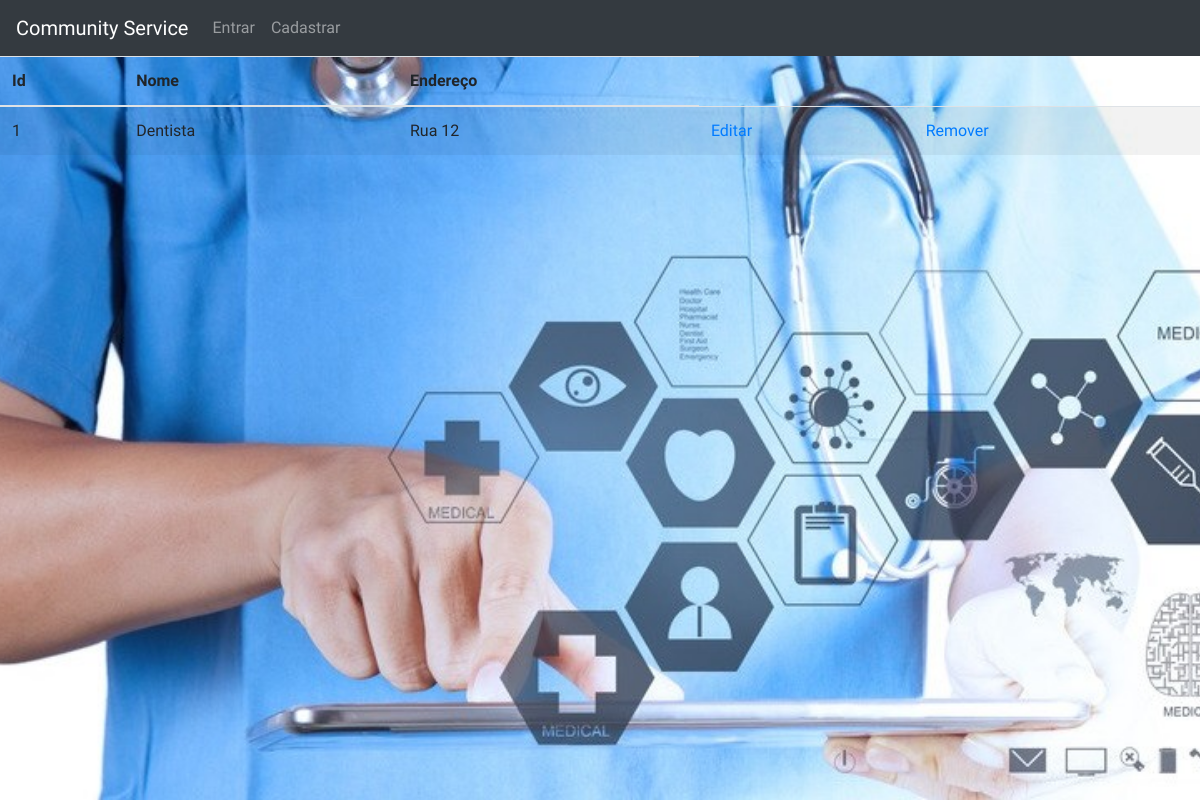
Before: /divulga/list_establishment/ with the older database file.
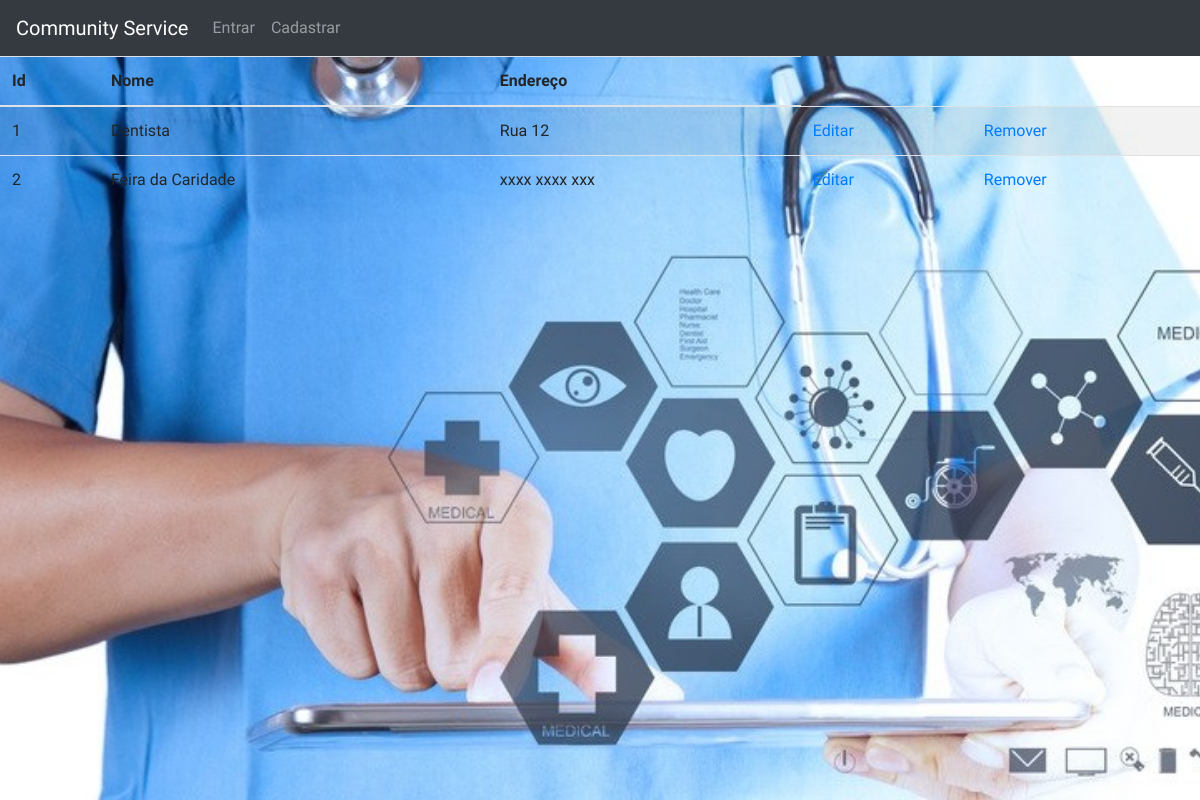
After: the same page with the newer database file.
### divulga/models.py (models this page shows)
class Establishment(models.Model):
    name = models.CharField(max_length=50, null=False)
    openHour = models.TimeField()
    closeHour = models.TimeField()
    telefone = models.CharField(max_length=15, null=False)
    cidade = models.CharField(max_length=30, null=False)
    bairro = models.CharField(max_length=50, null=False)
    endereco = models.CharField(max_length=140, null=False)
    cep = models.CharField(max_length=10, null=False)
    email = models.CharField(max_length=140, null=False)
    def __str__(self):
        return self.name

### divulga/views.py (the view)
def list_establishment(request):
    establishments = Establishment.objects.all()
    print(establishments)
    return render(request, 'list_establishment.html', {"establishments": establishments})

### divulga/templates/list_establishment.html (shortened to what this page needs)
{% extends 'base.html' %}
{% load crispy_forms_tags %}
{% block content%}
<table class="table table-striped">
    <thead>
      <tr>
        <th>Id</th>
        <th>Nome</th>
        <th>Endereço</th>
      </tr>
    </thead>
    <tbody>
	{% for establishment in establishments %}
	<tr>
            <td>{{establishment.id}}</td>
            <td>{{establishment}}</td>
            <td>{{establishment.endereco}}</td>
	    <td><a href="{% url 'edit_establishment' establishment.id %}" class="glyphicon glyphicon-pencil">Editar</a></td>
	    <td><a href="{% url 'delete_establishment' establishment.id %}" class="glyphicon glyphicon-trash">Remover</a></td>
	</tr>
	{% endfor %}
    </tbody>
  </table>
{% endblock content %}

Changed rows visible on the page:
added Establishment: id "2", name "Feira da Caridade", endereco "xxxx xxxx xxx"
